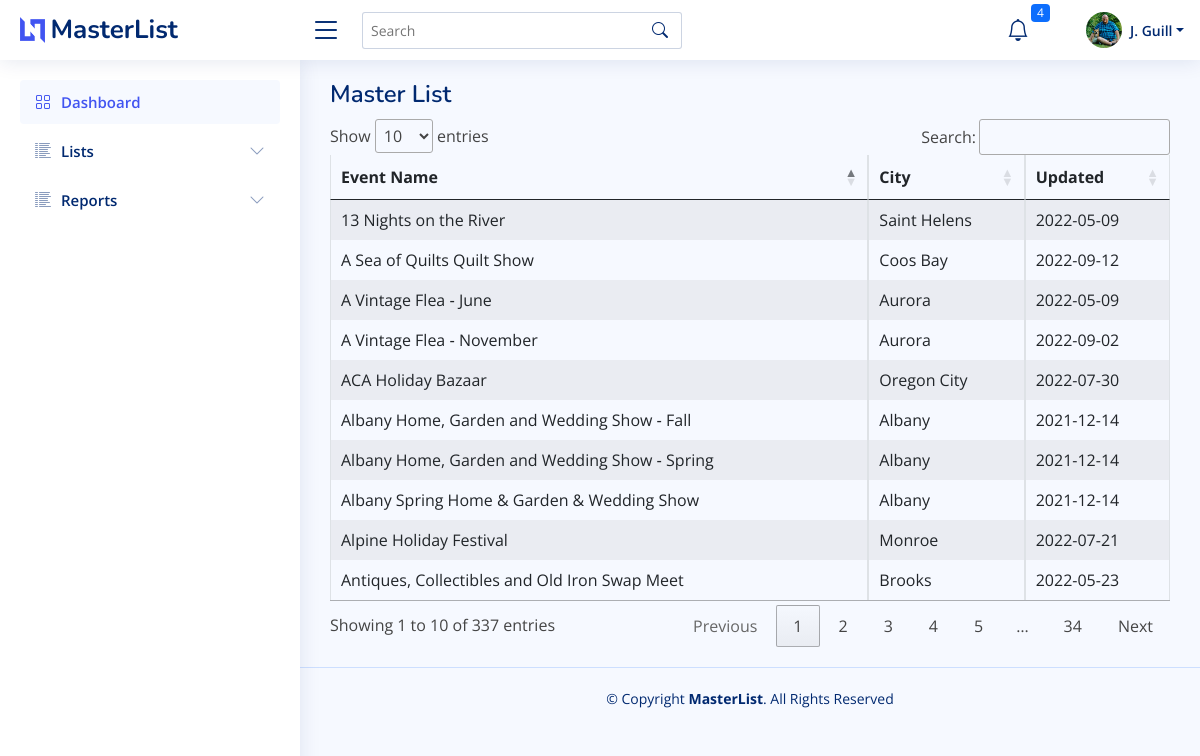
The app's page /masterlist/all (signed in) with its own data.
### bazaar/models.py (models this page shows, shortened)
class User(db.Model, UserMixin):
    id = db.Column(db.Integer, primary_key=True)
    firstname = db.Column(db.String(150))
    lastname = db.Column(db.String(150))
    company = db.Column(db.String(150))
    title = db.Column(db.String(50))
    aboutme = db.Column(db.Text)
    address = db.Column(db.String(150))
    city = db.Column(db.String(150))
    state = db.Column(db.String(2))
    postalcode = db.Column(db.String(20))
    phone = db.Column(db.String(20))
    email = db.Column(db.String(150), unique=True)
    dob = db.Column(db.Date)
    avatar_filename = db.Column(db.Text)
    avatar_url = db.Column(db.String(250))
    twitter = db.Column(db.String(255))
    instagram = db.Column(db.String(255))
    facebook = db.Column(db.String(255))
    linkedin = db.Column(db.String(255))
    username = db.Column(db.String(150), unique=True)
    password = db.Column(db.String(150))
    date_created = db.Column(db.DateTime(timezone=True), server_default=func.now())
    def fullname(self):
        return self.firstname + " " + self.lastname

class MasterList(db.Model):
    id = db.Column(db.Integer, primary_key=True)
    event_name = db.Column(db.String(150))
    january = db.Column(db.Boolean, default=False)
    february = db.Column(db.Boolean, default=False)
    march = db.Column(db.Boolean, default=False)
    april = db.Column(db.Boolean, default=False)
    may = db.Column(db.Boolean, default=False)
    june = db.Column(db.Boolean, default=False)
    july = db.Column(db.Boolean, default=False)
    august = db.Column(db.Boolean, default=False)
    september = db.Column(db.Boolean, default=False)
    october = db.Column(db.Boolean, default=False)
    november = db.Column(db.Boolean, default=False)
    december = db.Column(db.Boolean, default=False)
    first = db.Column(db.Boolean, default=True)
    second = db.Column(db.Boolean, default=True)
    third = db.Column(db.Boolean, default=True)
    fourth = db.Column(db.Boolean, default=True)
    last = db.Column(db.Boolean, default=True)
    friday = db.Column(db.Boolean, default=False)
    saturday = db.Column(db.Boolean, default=False)
    sunday = db.Column(db.Boolean, default=False)
    monday = db.Column(db.Boolean, default=False)
    tuesday = db.Column(db.Boolean, default=False)
    wednesday = db.Column(db.Boolean, default=False)
    thursday = db.Column(db.Boolean, default=False)
    updated = db.Column(db.Date)
    imagesrc = db.Column(db.Text)
    attendance = db.Column(db.Integer)
    exibitors = db.Column(db.Integer)
    website = db.Column(db.Text)
    dates_text = db.Column(db.Text)
    type_bazaar = db.Column(db.Boolean, default=False)
    type_holiday = db.Column(db.Boolean, default=False)
    type_art = db.Column(db.Boolean, default=False)
    type_festival = db.Column(db.Boolean, default=False)
    type_flea = db.Column(db.Boolean, default=False)
    type_health = db.Column(db.Boolean, default=False)
    type_market = db.Column(db.Boolean, default=False)
    date_created = db.Column(db.DateTime(timezone=True), server_default=func.now())
    date_updated = db.Column(db.DateTime(timezone=True), onupdate=func.now())
    venuefk = db.Column(db.Integer, db.ForeignKey('venue.id'))
    promoterfk = db.Column(db.Integer, db.ForeignKey('promoter.id'))
    venue = db.relationship("Venue", backref=backref("venue", uselist=False))
    promoter = db.relationship("Promoter", backref=backref("promoter", uselist=False))
    notes = db.relationship("Notes", backref=backref("notes", uselist=False))

class Venue(db.Model):
    id = db.Column(db.Integer, primary_key=True)
    name = db.Column(db.String(255))
    address = db.Column(db.String(255))
    city = db.Column(db.String(100))
    state = db.Column(db.String(50))
    zipcode = db.Column(db.String(20))
    phone = db.Column(db.String(20))
    website = db.Column(db.String(255))
    date_created = db.Column(db.DateTime(timezone=True), server_default=func.now())
    date_updated = db.Column(db.DateTime(timezone=True), onupdate=func.now())
    venue_event = db.relationship("MasterList", backref=backref("masterlist", uselist=False))

### bazaar/templates/masterlist/masterlist.py (the view)
@ml.route("/<type>")
@login_required
def masterlist(type):
    types = get_types_masterlist()
    match type:
        case "bazaar":
            records = db.session.query(MasterList).filter(MasterList.type_bazaar == True).all()
        case "art":
            records = db.session.query(MasterList).filter(MasterList.type_art == True).all()
        case "holiday":
            records = db.session.query(MasterList).filter(MasterList.type_holiday == True).all()
        case "festival":
            records = db.session.query(MasterList).filter(MasterList.type_festival == True).all()
        case "flea":
            records = db.session.query(MasterList).filter(MasterList.type_flea == True).all()
        case "health":
            records = db.session.query(MasterList).filter(MasterList.type_health == True).all()
        case "market":
            records = db.session.query(MasterList).filter(MasterList.type_market == True).all()
        case _:
            records = db.session.query(MasterList).all()
    contents = {"user": User, "records": records, "types": types}
    return render_template("masterlist/masterlist.html", **contents)

### bazaar/templates/masterlist/masterlist.py (called while the page is built)
def get_types_masterlist(tbl=MasterList):
    from sqlalchemy import inspect
    inst = inspect(tbl)
    attr_names = [c_attr.key for c_attr in inst.mapper.column_attrs]
    typelist = []
    for name in attr_names:
        if "type" in name:
            typelist.append(name.replace("type_", ""))
    return typelist

### bazaar/templates/masterlist/masterlist.html (shortened to what this page needs)
{% extends "base/base.html" %}
{% block page_title %}
    Master List
{% endblock page_title %}
{% block stylesheets %}
    <link rel="stylesheet" type="text/css" href="https://cdn.datatables.net/1.10.13/css/dataTables.bootstrap.min.css">
{% endblock stylesheets %}
{% block main_content %}
    <table class="table table-hover table-striped table-bordered" id="bazaar_master" name="bazaar_master">
        <thead>
        <tr>
            <th>Event Name</th>
            <th>City</th>
            <th>Updated</th>
        </tr>
        </thead>
        <tbody>
        {% for rec in records %}
            <tr onclick="location.href='{{ url_for('masterlist.details', id=rec.id) }}'">
                <td>{{ rec.event_name }}</td>
                <td>{{ rec.venue.city }}</td>
                <td>{{ rec.updated }}</td>
            </tr>
        {% endfor %}
        </tbody>
    </table>
{% endblock main_content %}

### bazaar/templates/base/header.html (shortened to what this page needs)
<header id="header" class="header fixed-top d-flex align-items-center">
    <div class="d-flex align-items-center justify-content-between">
        <a href="{{ url_for('base.home') }}" class="logo d-flex align-items-center">
            <img src="{{ url_for('static',filename='img/logo.png') }}" alt="">
            <span class="d-none d-lg-block">MasterList</span>
        </a>
        <i class="bi bi-list toggle-sidebar-btn"></i>
    </div>
    <div class="search-bar">
        <form class="search-form d-flex align-items-center" method="POST" action="#">
            <input type="text" name="query" placeholder="Search" title="Enter search keyword">
            <button type="submit" title="Search"><i class="bi bi-search"></i></button>
        </form>
    </div>
    <nav class="header-nav ms-auto">
        <ul class="d-flex align-items-center">
            <li class="nav-item dropdown">
                <a class="nav-link nav-icon" href="#" data-bs-toggle="dropdown">
                    <i class="bi bi-bell"></i>
                    <span class="badge bg-primary badge-number">4</span>
                </a>
            </li>
            <li class="nav-item dropdown pe-3">
                <a class="nav-link nav-profile d-flex align-items-center pe-0" href="#" data-bs-toggle="dropdown">
                    <img src="{{ url_for('static',filename='img/avatar/'+current_user.avatar_filename) }}" alt="Profile"
                         class="rounded-circle">
                    <span class="d-none d-md-block dropdown-toggle ps-2">{{ current_user.firstname[0].upper() }}. {{ current_user.lastname.title() }}</span>
                </a>
            </li>
        </ul>
    </nav>
</header>

### bazaar/static/css/style.css (style rules this page uses)
:root { scroll-behavior: smooth; }
body { font-family: "Open Sans", sans-serif; background: #f6f9ff; color: #444444; }
a { color: #4154f1; text-decoration: none; }
.logo { line-height: 1; }
@media (min-width: 1200px) { .logo { width: 280px; } }
.logo img { max-height: 26px; margin-right: 6px; }
.logo span { font-size: 26px; font-weight: 700; color: #012970; font-family: "Nunito", sans-serif; }
.header { transition: all 0.5s; z-index: 997; height: 60px; box-shadow: 0px 2px 20px rgba(1, 41, 112, 0.1); background-color: #fff; padding-left: 20px; }
.header .toggle-sidebar-btn { font-size: 32px; padding-left: 10px; cursor: pointer; color: #012970; }
.header .search-bar { min-width: 360px; padding: 0 20px; }
.header .search-form { width: 100%; }
.header .search-form input { border: 0; font-size: 14px; color: #012970; border: 1px solid rgba(1, 41, 112, 0.2); padding: 7px 38px 7px 8px; border-radius: 3px; transition: 0.3s; width: 100%; }
.header .search-form button { border: 0; padding: 0; margin-left: -30px; background: none; }
.header .search-form button i { color: #012970; }
.header-nav ul { list-style: none; }
.header-nav > ul { margin: 0; padding: 0; }
.header-nav .nav-icon { font-size: 22px; color: #012970; margin-right: 25px; position: relative; }
.header-nav .nav-profile { color: #012970; }
.header-nav .nav-profile img { max-height: 36px; }
.header-nav .nav-profile span { font-size: 14px; font-weight: 600; }
.header-nav .badge-number { position: absolute; inset: -2px -5px auto auto; font-weight: normal; font-size: 12px; padding: 3px 6px; }

### records on screen
User: avatar_filename (picture), firstname "J", lastname "Guill"
MasterList: event_name "ACA Holiday Bazaar", venue.city "Oregon City", updated "2022-07-30"
MasterList: event_name "A Vintage Flea ‑ November", venue.city "Aurora", updated "2022-09-02"
MasterList: event_name "Alpine Holiday Festival", venue.city "Monroe", updated "2022-07-21"
MasterList: event_name "Albany Home, Garden and Wedding Show ‑ Fall", venue.city "Albany", updated "2021-12-14"
MasterList: event_name "A Sea of Quilts Quilt Show", venue.city "Coos Bay", updated "2022-09-12"
MasterList: event_name "13 Nights on the River", venue.city "Saint Helens", updated "2022-05-09"
MasterList: event_name "Antiques, Collectibles and Old Iron Swap Meet", venue.city "Brooks", updated "2022-05-23"
MasterList: event_name "A Vintage Flea ‑ June", venue.city "Aurora", updated "2022-05-09"
MasterList: event_name "Albany Spring Home & Garden & Wedding Show", venue.city "Albany", updated "2021-12-14"
MasterList: event_name "Albany Home, Garden and Wedding Show ‑ Spring", venue.city "Albany", updated "2021-12-14"
